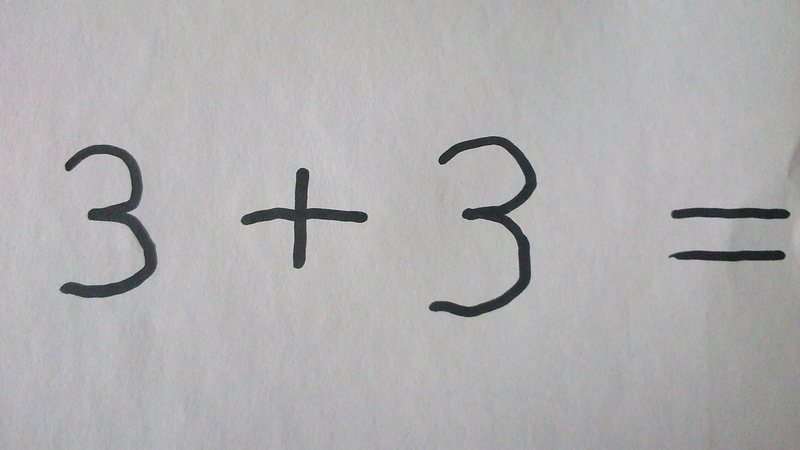
%> input picture code/80.jpg, 800 x 450 px
$ octave --eval "result = otsu(imread('80.jpg'));"   (GNU Octave 9; MATLAB toolbox functions it lacks are replaced by stand-ins)
%> lines starting %> are read from the running program, lines starting %| are printed output that depends on the picture; in (x1, y1, x2, y2) boxes, pixels count from 0 and x2, y2 are one past the last pixel; in counts of white or black regions, pixels touching at a corner belong together; the program's own positions count from 1
%Author: Oskar Perl
%
%Description:
%'otsu' converts the input image into a binaray image using otsus method
%to determin the optimal threschold
%returns a binary image
%
function[img] = otsu(image)

%% pre-processing
I1 = image;
%> I1 is the input picture: size 450x800x3 uint8; mean R, G, B 176.2, 175.3, 176.3

I2  = imcomplement(rgb2gray(I1)); % invert image and convert to grayscale
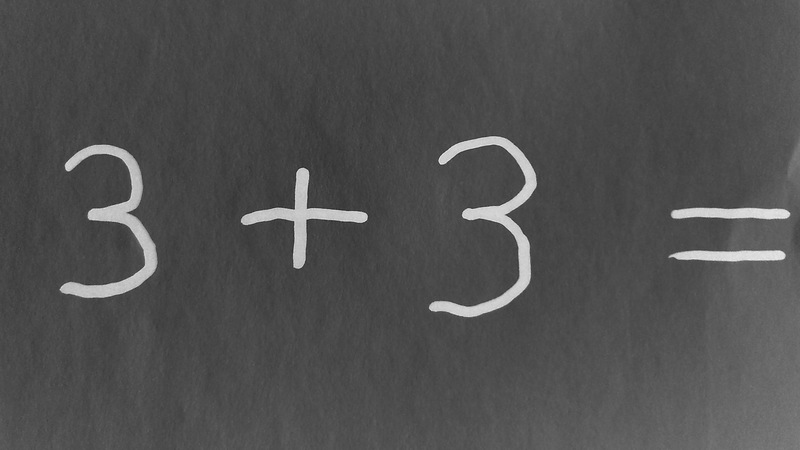
%> I2: size 450x800 uint8; min 32, max 241, mean 79.3

background = imopen(I2,strel('disk',15));%approximate background
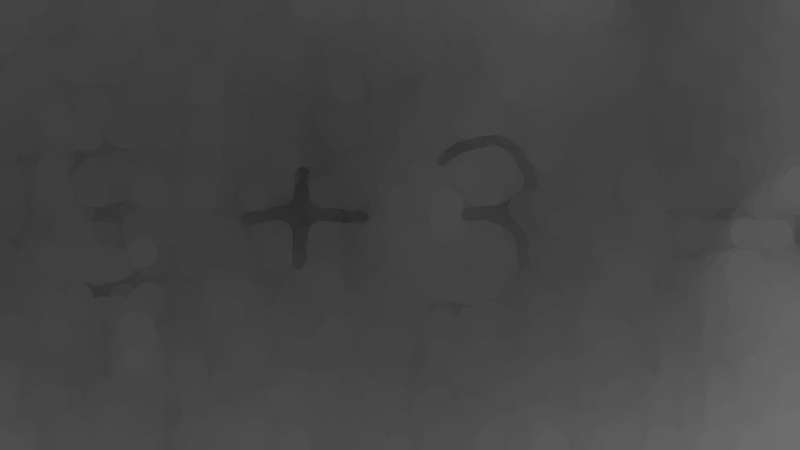
%> background: size 450x800 uint8; min 32, max 109, mean 69.5

I3 = I2 - background; % subtract background from image
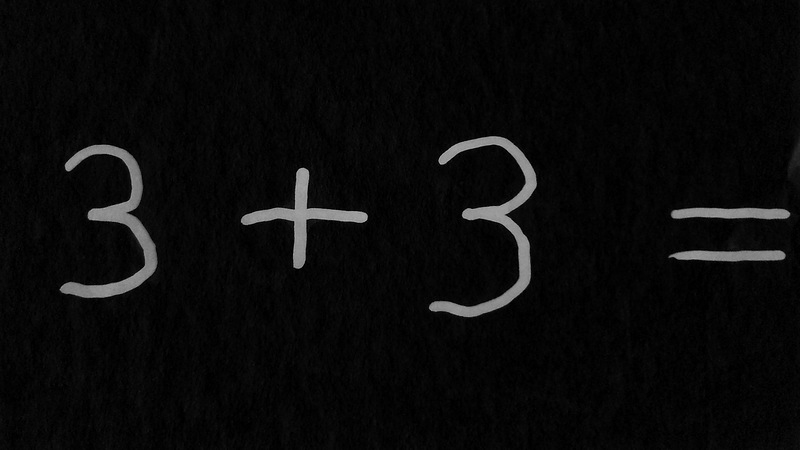
%> I3: size 450x800 uint8; min 0, max 185, mean 9.9

I4 = imadjust(I3); % increasing contrast
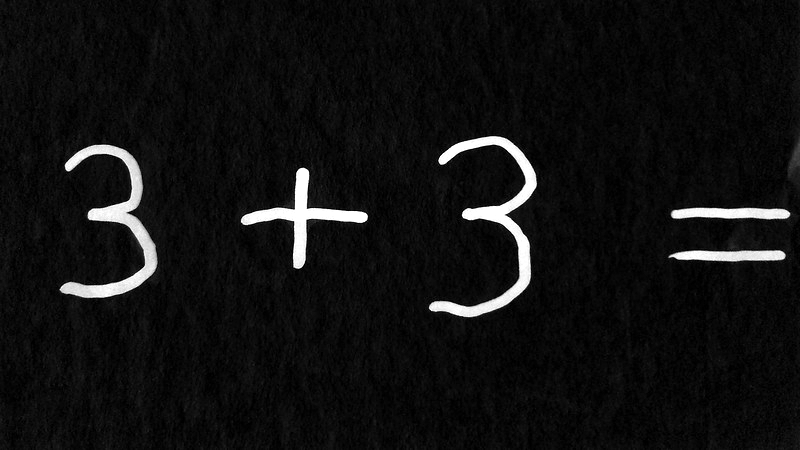
%> I4: size 450x800 uint8; min 0, max 255, mean 17

%% OTSU thresholding

histValues = imhist(I4,256)/ numel(I4); %normalized histogram
%> histValues = 256 values, max 0.145 at index 10, min 0 at index 2, mean 0.00391

mK = 0;
w0 = 0;
max = 0.0;
mT = dot( (0:255) , histValues ); %total mean level
%> mT = 17.04

for i = 1:256

    %probabilities of class occurrence
    w0 = w0 + histValues(i);
    w1 = 1 - w0;

    % prevent division by zero
    if (w0 == 0 || w1 == 0)
        continue;
    end

    mK = mK + ( (i-1) * histValues(i) );

    %class mean levels
    m0 = (mK / w0);
    m1 = (mT - mK) / w1;

    %between class variance
    between = w0 * w1 * (m0 - m1) ^ 2;

    %checking if current between class variance is a maximum
    if ( between >= max )
        level = i; %Setting the threshold level to the current value of i
        max = between;

    end
end
%> this loop made 256 passes
%> (w0, w1, mK, m0, m1, between, max) on passes 1 to 12: (0.0278, 0.972, 0, 0, 17.52, 8.3, 8.3), (0.0278, 0.972, 0, 0, 17.52, 8.3, 8.3), (0.0708, 0.929, 0.086, 1.21, 18.24, 19.07, 19.07), (0.149, 0.851, 0.319, 2.15, 19.64, 38.67, 38.67), (0.149, 0.851, 0.319, 2.15, 19.64, 38.67, 38.67), (0.263, 0.737, 0.89, 3.39, 21.9, 66.39, 66.39), (0.263, 0.737, 0.89, 3.39, 21.9, 66.39, 66.39), (0.402, 0.598, 1.86, 4.64, 25.37, 103.3, 103.3), (0.402, 0.598, 1.86, 4.64, 25.37, 103.3, 103.3), (0.547, 0.453, 3.17, 5.79, 30.59, 152.4, 152.4), (0.676, 0.324, 4.46, 6.6, 38.81, 227.3, 227.3), (0.676, 0.324, 4.46, 6.6, 38.81, 227.3, 227.3)
%> after the loop, level = 124; mK = 17.04; max = 1697.2; w0 = 1
%% post-processing

im = im2bw(I4,level/256); % convert to binary image using the threschold
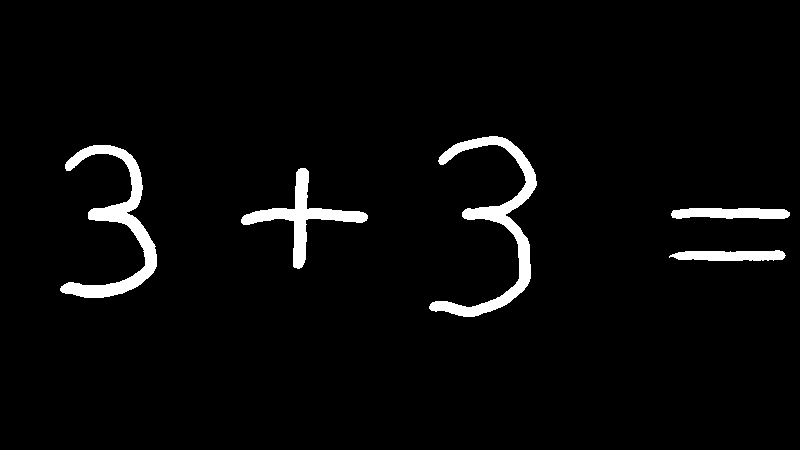
%> im: size 450x800 logical; 3.4% white; 5 white regions, box (x1, y1, x2, y2) and area: (429, 136, 537, 317) 3955, (60, 145, 157, 298) 3684, (241, 168, 368, 269) 2477, (671, 208, 790, 219) 1117, (669, 250, 786, 261) 1028

im = bwareaopen(im, 50); % remove noise

im_r = imcomplement(im);

img = im_r ;


end
